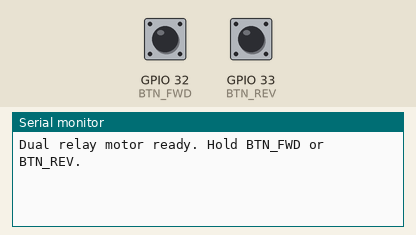
Bench run of a sketch on a simulated ESP32. Shown: the last lines printed to the serial monitor. Inputs (shaded band) come from the test bench; at power-on: GPIO 32 (BTN_FWD) HIGH, GPIO 33 (BTN_REV) HIGH.

Above: at 1.2 s.
1.3 s: GPIO 32 (BTN_FWD) pulled LOW for 0.15 s
At 2.1 s:
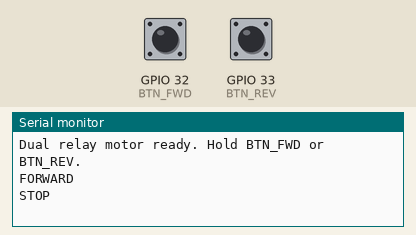
2.9 s: GPIO 33 (BTN_REV) pulled LOW for 0.15 s
At 3.03 s:
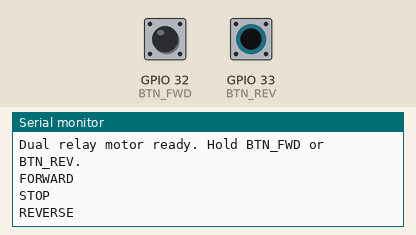

The sketch:

dual_motor_relay.ino
```cpp
/*
 * Dual DC Motor Reversing via 4-Channel Relay Module
 *
 * 2 motors controlled by 4 relays (2 relays per motor).
 * Hold BTN_FWD = both motors spin forward.
 * Hold BTN_REV = both motors spin in reverse.
 * Release = both motors brake-stop.
 *
 * Wiring:
 *   Relay module IN = active-LOW (LOW turns relay ON)
 *
 *   Motor 1: R1 (GPIO25) + R2 (GPIO26)
 *     R1 COM -> Motor1 wire A | R1 NO -> +12V | R1 NC -> GND
 *     R2 COM -> Motor1 wire B | R2 NO -> GND   | R2 NC -> +12V
 *
 *   Motor 2: R3 (GPIO27) + R4 (GPIO14)
 *     R3 COM -> Motor2 wire A | R3 NO -> +12V | R3 NC -> GND
 *     R4 COM -> Motor2 wire B | R4 NO -> GND   | R4 NC -> +12V
 *
 *   BTN_FWD = GPIO32 (hold = forward)
 *   BTN_REV = GPIO33 (hold = reverse)
 *   Both buttons: one side to GPIO, other side to GND (uses INPUT_PULLUP)
 *
 *   Power: 5V supply -> relay VCC/JD-VCC and relay GND
 *          ESP32 GND -> relay GND (common ground)
 *          12V supply -> relay NO/NC terminals (motor power side only)
 */

// ── Relay pins (active-LOW) ───────────────────────────────────
#define R1  25   // Motor 1 pole A
#define R2  26   // Motor 1 pole B
#define R3  27   // Motor 2 pole A
#define R4  14   // Motor 2 pole B

// ── Button pins ───────────────────────────────────────────────
#define BTN_FWD  32
#define BTN_REV  33

// ── Dead-time before reversing direction (ms) ─────────────────
#define DEAD_TIME_MS  200

// ── Relay helpers (active-LOW board) ─────────────────────────
#define RELAY_ON   LOW
#define RELAY_OFF  HIGH

typedef enum { STATE_STOP, STATE_FWD, STATE_REV } MotorState;
MotorState currentState = STATE_STOP;

void motorsStop() {
  // Brake: both poles same potential (all NC = all relays OFF)
  digitalWrite(R1, RELAY_OFF);
  digitalWrite(R2, RELAY_OFF);
  digitalWrite(R3, RELAY_OFF);
  digitalWrite(R4, RELAY_OFF);
}

void motorsForward() {
  // R1 ON = Motor1 A -> +12V via NO
  // R2 ON = Motor1 B -> GND  via NO
  // R3 ON = Motor2 A -> +12V via NO
  // R4 ON = Motor2 B -> GND  via NO
  digitalWrite(R1, RELAY_ON);
  digitalWrite(R2, RELAY_ON);
  digitalWrite(R3, RELAY_ON);
  digitalWrite(R4, RELAY_ON);
}

void motorsReverse() {
  // R1 OFF = Motor1 A -> GND  via NC
  // R2 OFF = Motor1 B -> +12V via NC
  // R3 OFF = Motor2 A -> GND  via NC
  // R4 OFF = Motor2 B -> +12V via NC
  digitalWrite(R1, RELAY_OFF);
  digitalWrite(R2, RELAY_OFF);
  digitalWrite(R3, RELAY_OFF);
  digitalWrite(R4, RELAY_OFF);
}

void setup() {
  pinMode(R1, OUTPUT); pinMode(R2, OUTPUT);
  pinMode(R3, OUTPUT); pinMode(R4, OUTPUT);
  motorsStop();

  pinMode(BTN_FWD, INPUT_PULLUP);
  pinMode(BTN_REV, INPUT_PULLUP);

  Serial.begin(115200);
  Serial.println("Dual relay motor ready. Hold BTN_FWD or BTN_REV.");
}

void loop() {
  bool fwd = (digitalRead(BTN_FWD) == LOW);
  bool rev = (digitalRead(BTN_REV) == LOW);

  // If both pressed, do nothing (safety)
  if (fwd && rev) {
    if (currentState != STATE_STOP) {
      motorsStop();
      currentState = STATE_STOP;
      Serial.println("Both buttons pressed - STOP");
    }
    return;
  }

  if (fwd && currentState != STATE_FWD) {
    if (currentState == STATE_REV) {
      // Dead-time before reversing
      motorsStop();
      delay(DEAD_TIME_MS);
    }
    motorsForward();
    currentState = STATE_FWD;
    Serial.println("FORWARD");
  }
  else if (rev && currentState != STATE_REV) {
    if (currentState == STATE_FWD) {
      motorsStop();
      delay(DEAD_TIME_MS);
    }
    motorsReverse();
    currentState = STATE_REV;
    Serial.println("REVERSE");
  }
  else if (!fwd && !rev && currentState != STATE_STOP) {
    motorsStop();
    currentState = STATE_STOP;
    Serial.println("STOP");
  }
}
```

Measured:
- after the input at 1.3 s, the serial monitor: prints a new line at once (image 1)
- after the input at 2.9 s, the serial monitor: prints a new line at once (image 2)
